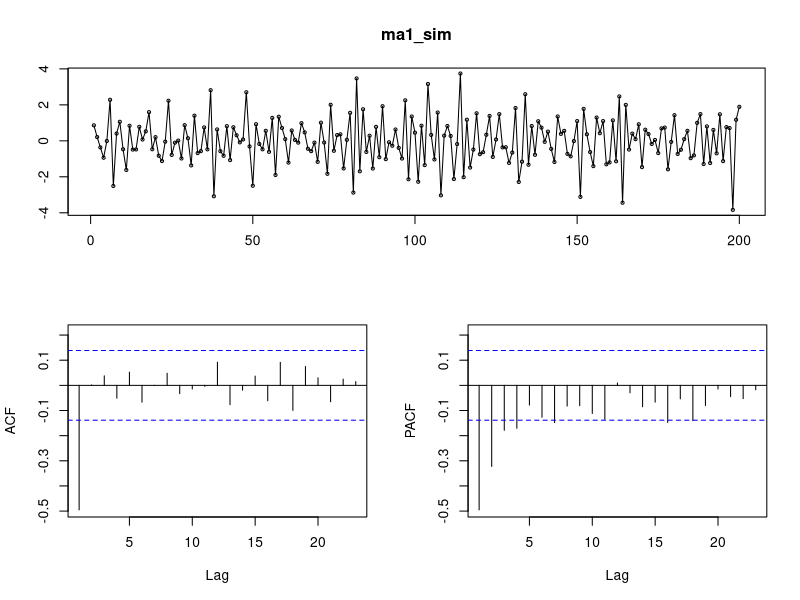
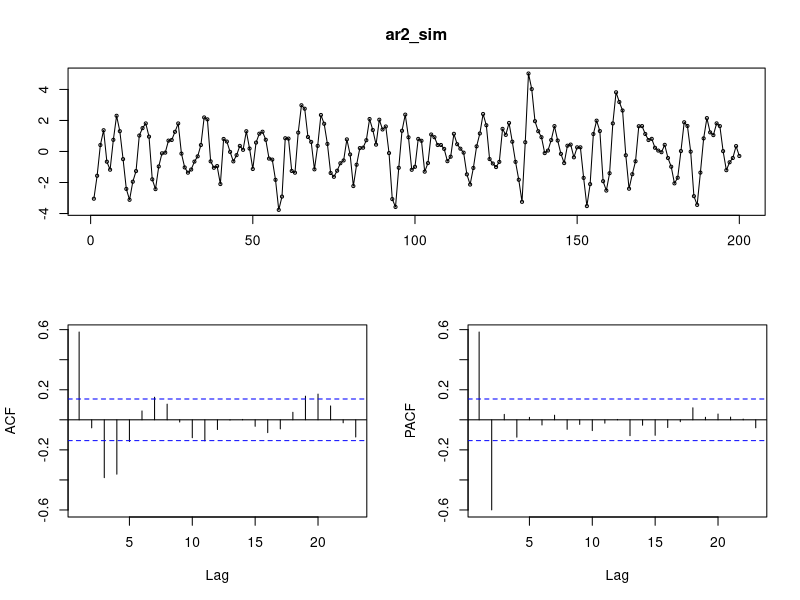
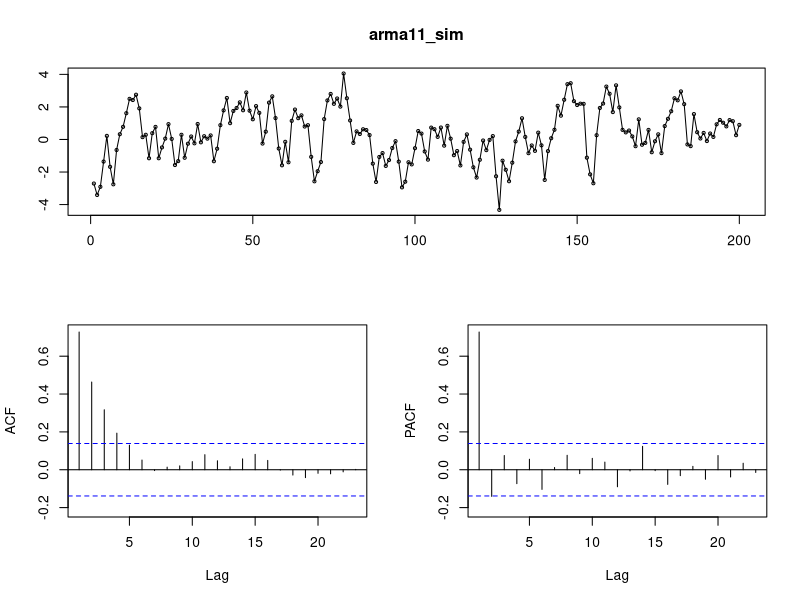

Recreate these plots in R, in order. (Note: this script raises an error after producing the figures.)
library(forecast)
rm(list=ls())


set.seed(4002)
ma1_sim <- arima.sim(n = 200, model = list(ma = -0.9))
tsdisplay(ma1_sim)

ar2_sim <- arima.sim(n = 200, model = list(ar = c(1, -0.6)))
tsdisplay(ar2_sim)

arma11_sim <- arima.sim(n = 200, model = list(ar = 0.6, ma=0.3))
tsdisplay(arma11_sim)




data("oil.price", package = "TSA")
oil <- log(oil.price)
oil.ret <- diff(oil)
plot(ts.union(exp(oil), oil, diff(oil)), main = "")
grid()
tsdisplay(oil.ret)

# AR1 - YW
set.seed(0)
ar1 <- arima.sim(model = list(ar = 0.9), n = 120)
acf(ar1, plot = FALSE)$acf[2]
ar(ar1, order.max = 1, aic = FALSE, method = "yule-walker")

ar1 <- ar1 - mean(ar1)
sum(ar1*lag(ar1,1))/sum(ar1^2)

# AR2 - YW
set.seed(1)
ar2 <- arima.sim(model = list(ar = c(1, -0.6)), n = 120)
ar(ar2, order.max = 2, aic = FALSE, method = "yule-walker")

ar2 <- ar2 - mean(ar2)
gamma0 <- sum(ar2^2)/120
gamma1 <- sum(ar2*lag(ar2,1))/120
gamma2 <- sum(ar2*lag(ar2,2))/120

G <- matrix(c(gamma0, gamma1, gamma1, gamma0), ncol=2)
g <- matrix(c(gamma1, gamma2), ncol=1)
phi <- solve(G)%*%g



# Least squares for MA(1) -------------------------------------------------
set.seed(111)
y <- arima.sim(model = list(ma=0.6), n=200)


fcn_A <- function(y, theta) {
  n <- length(y)
  A <- 0
  for (j in 0:(n-1)) {
    A <- A + (-theta)^j * y[n-j]
  }
  # A <- sum(y*(-theta)^((n-1):0))
  return(A)
}

fcn_B <- function(y, theta) {
  n <- length(y)
  B <- 0
  for (j in 1:(n-1)) {
    B <- B -j*(-theta)^(j-1) * y[n-j]
  }
  
  # B <- sum(-1*((n-1):1)*(-theta)^((n-2):0)*y)
  return(B)
}

fcn_A_dev <- function(y, theta) {
  A_dev <- fcn_B(y, theta)
  return(A_dev)
}

fcn_B_dev <- function(y, theta) {
  n <- length(y)
  B_dev <- 0
  for (j in 2:(n-1)) {
    B_dev <- B_dev + j*(j-1)*(-theta)^(j-2) * y[n-j]
  }
  return(B_dev)
}

get_h <- function(y, theta) {
  h <- 0
  for (t in 3:200) {
    h <- h + fcn_A(y[1:t], theta)*fcn_B(y[1:t], theta)
  }
  return(2*h)
}

get_h_dev <- function(y, theta) {
  h_dev <- 0
  for (t in 3:200) {
    h_dev <- h_dev + fcn_A_dev(y[1:t], theta)*fcn_B(y[1:t], theta) + fcn_A(y[1:t], theta)*fcn_B_dev(y[1:t], theta)
  }
  return(2*h_dev)
} 


theta <- rep(0, 10)
print(paste("Step", 0, ": theta =", 0, "h(theta) =", get_h(y, 0)))
for (step_i in 2:length(theta)) {
  theta_old <- theta[step_i-1]
  
  theta_new <- theta_old - get_h(y, theta_old)/get_h_dev(y, theta_old)
  
  print(paste("Step", step_i, ": theta =", theta_new, "h(theta) =", get_h(y, theta_new)))
  
  theta[step_i] <- theta_new
}

arima(y, order=c(0,0,1), method="CSS", include.mean = FALSE)



get_sse <- function(y, theta) {
  sse <- 0
  for (t in 2:200) {
    sse <- sse + fcn_A(y[1:t], theta)^2
  }
  return(sse)
}

thetas <- seq(-0.9, 0.9, 0.05)
sse_list <- rep(NA, length(thetas))
for (i in 1:length(thetas)) {
  sse_list[i] <- get_sse(y, thetas[i])
}

plot(thetas, sse_list, type="l")



# Example oil -------------------------------------------------------------

data("oil.price", package = "TSA")
oil.ret <- diff(log(oil.price))
mods <- expand.grid(ar = 0:2, ma = 0:2, mean = c(TRUE, FALSE))
for(i in 1:nrow(mods)) mods$aic[i] <- AIC(
  arima(oil.ret, order = c(mods$ar[i], 0, mods$ma[i]),include.mean = mods$mean[i]))

mods[which.min(mods$aic),]
arima(oil.ret, order = c(0, 0, 1), include.mean = FALSE)


library("forecast")
auto.arima(oil.ret, ic = "aic", stationary = TRUE,
           max.p = 2, max.q = 2, max.P = 0, max.Q = 0,
           stepwise = FALSE, trace = TRUE, approximation = FALSE)